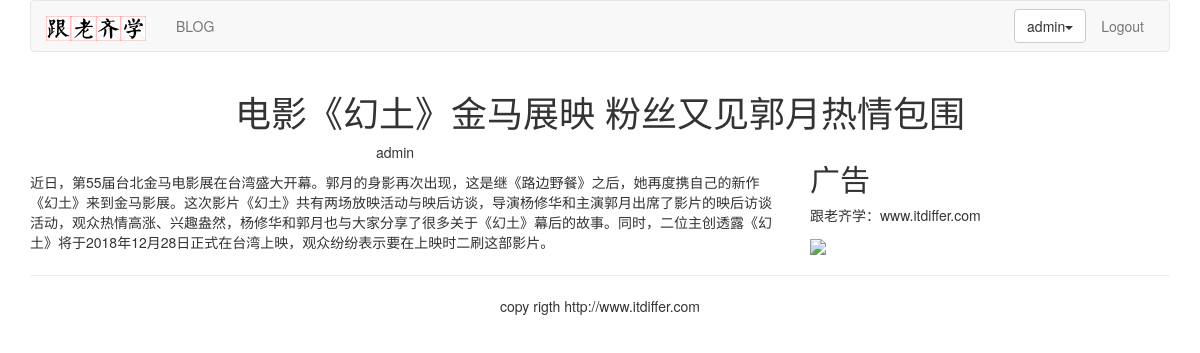
Page /blog/2/ (signed in) on the committed database.
### myblog/models.py (models this page shows, shortened)
class BlogArticles(models.Model):
    title = models.CharField(max_length=300, verbose_name='标题')
    author = models.ForeignKey(User, related_name='blog_posts', on_delete=models.CASCADE, verbose_name='发布人')
    body = models.TextField(verbose_name='正文')
    publish = models.DateTimeField(default=timezone.now, verbose_name='发布时间')
    class Meta:
        ordering = ('-publish',)

### myblog/views.py (the view)
# urls.py: path('<int:article_id>/', views.blog_article, name='blog_article'),
def blog_article(request, article_id):
    article = get_object_or_404(BlogArticles, id=article_id)
    pub = article.publish
    return render(request, 'myblog/content.html', locals())

### templates/myblog/content.html (shortened to what this page needs)
{% extends 'base.html' %}
{% block content %}
    <div class="row text-center vertical-middle-sm">
        <h1>{{ article.title }}</h1>
    </div>
    <div class="row">
        <div class="col-xs-12 col-md-8">
            <p class="text-center">
                <span>
                    {{ article.author.username }}
                </span>
            </p>
            <div>{{ article.body }}</div>
        </div>
        <div class="col-xs-6 col-md-4">
            <h2>广告</h2>
            <p>跟老齐学：www.itdiffer.com</p>
            <img width="200px"
                 src="https://raw.githubusercontent.com/qiwsir/DjangoPracticeProject/master/python-book2.png">
        </div>
    </div>
{% endblock %}

### templates/header.html (shortened to what this page needs)
{% load staticfiles %}
<div class="container">
    <div class="navbar navbar-default" role="navigation">
        <div class="navbar-header">
            <a class="navbar-brand" href="http://www.itdiffer.com"><img width="100px"
                                                                        src="{% static 'images/logo.png' %}"></a>
        </div>
        <div>
            <ul class="nav navbar-nav" role="navigation">
                <li><a href="{% url 'myblog:blog_title' %}">BLOG</a></li>
            </ul>
            <ul class="nav navbar-nav navbar-right" style="margin-right: 10px">
                {% if user.is_authenticated %}
                    <li>
                        <div class="dropdown" style="margin-top: 8px">
                            <button class="btn btn-default dropdown-toggle" type="button" id="dropdownMenu" data-toggle="dropdown">
                                {{ user.username }}<span class="caret"></span>
                            </button>
                        </div>
                    </li>
                    <li><a href="{% url 'account:user_logout' %}">Logout</a></li>
                {% else %}
                    <li><a href="{% url 'account:user_login' %}">Login</a></li>
                {% endif %}
            </ul>
        </div>
    </div>
</div>

### rows in the picture
BlogArticles: title "电影《幻土》金马展映 粉丝又见郭月热情包围", author.username "admin", body "近日，第55届台北金马电影展在台湾盛大开幕。郭月的身影再次出现，这是继《路边野餐》之后，她再度携自己的新作《幻土》来到金马影展。这次影片《幻土》共有两场放映活动与映后访谈，导演杨修华和主演郭月出席了影片的映后访谈活动，观众热情高涨、兴趣盎然，杨修华和郭月也与大家分享了很多关于《幻土》幕后的故事。同时，二位主创透露《幻土》将于2018年12月28日正式在台湾上映，观众纷纷表示要在上映时二刷这部影片。"

### other values in the picture
{{ user.username }} "admin"
